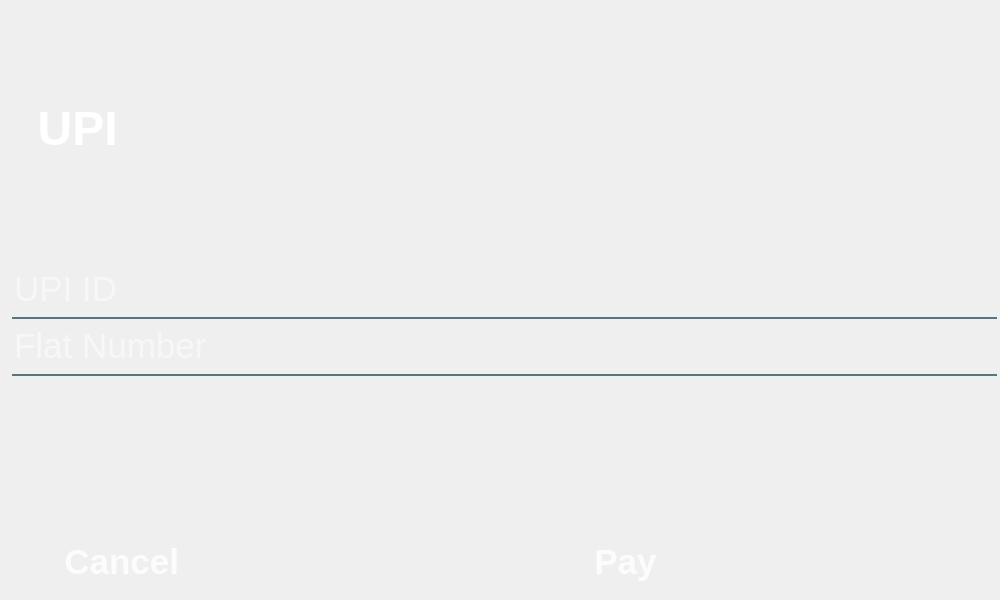
<?xml version="1.0" encoding="UTF-8"?>
<ui version="4.0">
 <class>MainWindow</class>
 <widget class="QMainWindow" name="MainWindow">
  <property name="geometry">
   <rect>
    <x>0</x>
    <y>0</y>
    <width>1000</width>
    <height>600</height>
   </rect>
  </property>
  <property name="minimumSize">
   <size>
    <width>1000</width>
    <height>600</height>
   </size>
  </property>
  <property name="maximumSize">
   <size>
    <width>1200</width>
    <height>800</height>
   </size>
  </property>
  <property name="windowTitle">
   <string>MainWindow</string>
  </property>
  <property name="styleSheet">
   <string notr="true"/>
  </property>
  <widget class="QWidget" name="centralwidget">
   <widget class="QPushButton" name="pushButton_pay">
    <property name="geometry">
     <rect>
      <x>255</x>
      <y>530</y>
      <width>741</width>
      <height>64</height>
     </rect>
    </property>
    <property name="font">
     <font>
      <pointsize>26</pointsize>
      <weight>75</weight>
      <bold>true</bold>
     </font>
    </property>
    <property name="styleSheet">
     <string notr="true">QPushButton{
	background-color: qlineargradient(spread:pad, x1:0, y1:505682, x2:1, y2:0.477, stop:0 rgba(11, 131, 120, 219), stop:1 rgba(85, 98, 112, 226));
	color: rgba(255, 255, 255, 210);
	border-radius: 5px;
}
QPushButton:hover{
	background-color: qlineargradient(spread:pad, x1:0, y1:505682, x2:1, y2:0.477, stop:0 rgba(150, 123, 111, 219), stop:1 rgba(85, 81, 84, 226));
}
QPushButton:pressed{
	padding-left: 5px;
	padding-top: 5px;
	background-color: rgba(150, 123, 111, 255);
}

</string>
    </property>
    <property name="text">
     <string>Pay</string>
    </property>
   </widget>
   <widget class="QLabel" name="label">
    <property name="geometry">
     <rect>
      <x>10</x>
      <y>100</y>
      <width>121</width>
      <height>57</height>
     </rect>
    </property>
    <property name="font">
     <font>
      <pointsize>36</pointsize>
      <weight>75</weight>
      <bold>true</bold>
     </font>
    </property>
    <property name="styleSheet">
     <string notr="true">color: white;</string>
    </property>
    <property name="text">
     <string>UPI </string>
    </property>
    <property name="alignment">
     <set>Qt::AlignRight|Qt::AlignTrailing|Qt::AlignVCenter</set>
    </property>
   </widget>
   <widget class="QPushButton" name="pushButton_cancel">
    <property name="geometry">
     <rect>
      <x>6</x>
      <y>530</y>
      <width>241</width>
      <height>64</height>
     </rect>
    </property>
    <property name="font">
     <font>
      <pointsize>26</pointsize>
      <weight>75</weight>
      <bold>true</bold>
     </font>
    </property>
    <property name="styleSheet">
     <string notr="true">QPushButton{
	background-color: qlineargradient(spread:pad, x1:0, y1:505682, x2:1, y2:0.477, stop:0 rgba(11, 131, 120, 219), stop:1 rgba(85, 98, 112, 226));
	color: rgba(255, 255, 255, 210);
	border-radius: 5px;
}
QPushButton:hover{
	background-color: qlineargradient(spread:pad, x1:0, y1:505682, x2:1, y2:0.477, stop:0 rgba(150, 123, 111, 219), stop:1 rgba(85, 81, 84, 226));
}
QPushButton:pressed{
	padding-left: 5px;
	padding-top: 5px;
	background-color: rgba(150, 123, 111, 255);
}

</string>
    </property>
    <property name="text">
     <string>Cancel </string>
    </property>
   </widget>
   <widget class="QLabel" name="label_3">
    <property name="geometry">
     <rect>
      <x>120</x>
      <y>100</y>
      <width>48</width>
      <height>48</height>
     </rect>
    </property>
    <property name="text">
     <string/>
    </property>
    <property name="pixmap">
     <pixmap>upi.svg</pixmap>
    </property>
   </widget>
   <widget class="QLabel" name="label_2">
    <property name="geometry">
     <rect>
      <x>0</x>
      <y>0</y>
      <width>1000</width>
      <height>600</height>
     </rect>
    </property>
    <property name="text">
     <string/>
    </property>
    <property name="pixmap">
     <pixmap>image.png</pixmap>
    </property>
   </widget>
   <widget class="QWidget" name="layoutWidget">
    <property name="geometry">
     <rect>
      <x>6</x>
      <y>268</y>
      <width>991</width>
      <height>138</height>
     </rect>
    </property>
    <layout class="QFormLayout" name="formLayout">
     <item row="0" column="1">
      <widget class="QLineEdit" name="lineEdit_upinum">
       <property name="font">
        <font>
         <pointsize>26</pointsize>
         <weight>50</weight>
         <bold>false</bold>
        </font>
       </property>
       <property name="styleSheet">
        <string notr="true">background-color: rgba(0,0,0,0);
border: none;
border-bottom: 2px solid rgba(46,82, 101, 200);
color:white;
padding-bottom: 7px;
</string>
       </property>
       <property name="placeholderText">
        <string>UPI ID</string>
       </property>
      </widget>
     </item>
     <item row="1" column="1">
      <widget class="QLineEdit" name="lineEdit_del_add">
       <property name="font">
        <font>
         <pointsize>26</pointsize>
         <weight>50</weight>
         <bold>false</bold>
        </font>
       </property>
       <property name="styleSheet">
        <string notr="true">background-color: rgba(0,0,0,0);
border: none;
border-bottom: 2px solid rgba(46,82, 101, 200);
color:white;
padding-bottom: 7px;
</string>
       </property>
       <property name="placeholderText">
        <string>Flat Number</string>
       </property>
      </widget>
     </item>
    </layout>
    <zorder>lineEdit_del_add</zorder>
    <zorder>lineEdit_upinum</zorder>
   </widget>
   <zorder>label_2</zorder>
   <zorder>layoutWidget</zorder>
   <zorder>pushButton_pay</zorder>
   <zorder>label</zorder>
   <zorder>pushButton_cancel</zorder>
   <zorder>label_3</zorder>
  </widget>
 </widget>
 <tabstops>
  <tabstop>lineEdit_upinum</tabstop>
  <tabstop>lineEdit_del_add</tabstop>
  <tabstop>pushButton_cancel</tabstop>
 </tabstops>
 <resources/>
 <connections/>
</ui>
